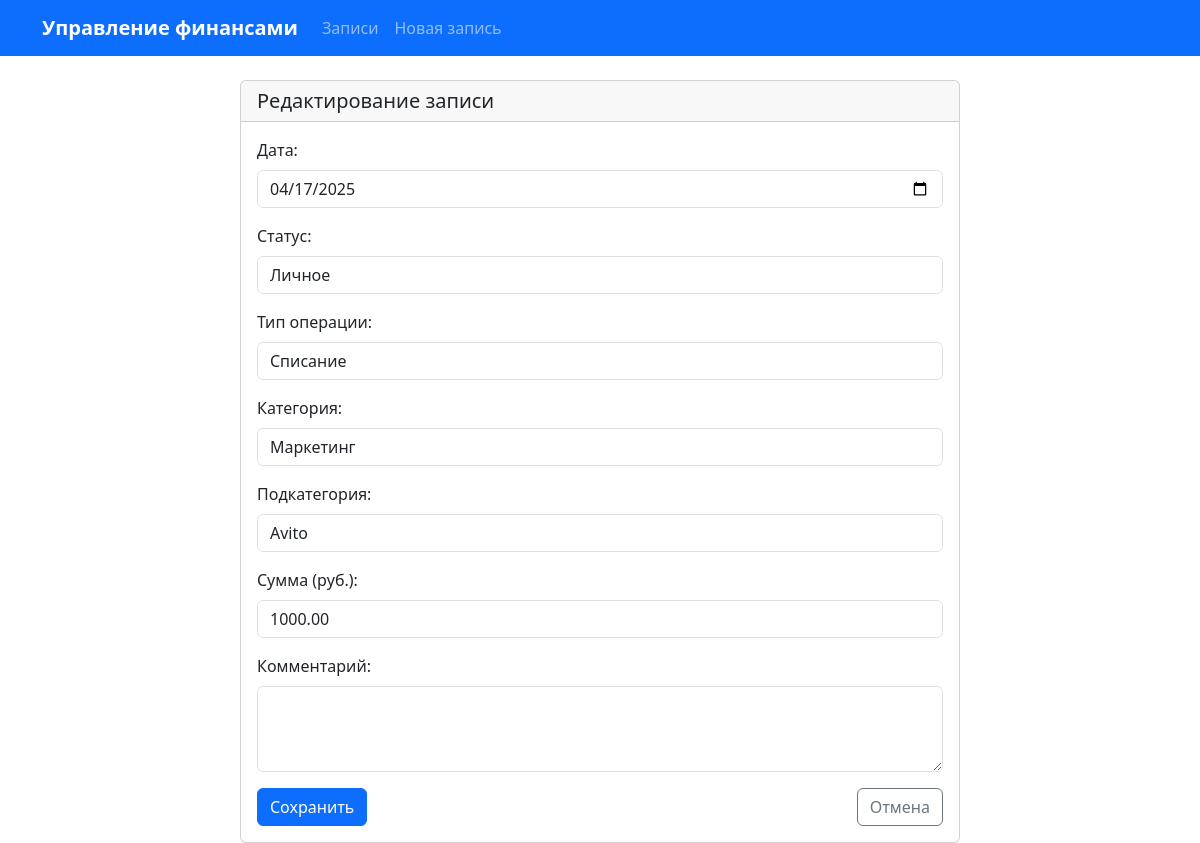
Page /2/update/ on the committed database.
### transactions/models.py (models this page shows, shortened)
class Record(models.Model):
    date = models.DateField(auto_now_add=False)
    status = models.ForeignKey(Status, on_delete=models.SET_NULL, null=True)
    operations_type = models.ForeignKey(Type, on_delete=models.SET_NULL, null=True)
    category = models.ForeignKey(Category, on_delete=models.SET_NULL, null=True)
    subcategory = models.ForeignKey(Subcategory, on_delete=models.SET_NULL, null=True)
    amount = models.DecimalField(max_digits=10, decimal_places=2)
    comment = models.TextField(blank=True, null=True)

### transactions/views.py (the view, shortened to what this page needs)
# urls.py: path('<int:pk>/update/', views.RecordUpdateView.as_view(), name='record_update'),
class RecordUpdateView(UpdateView):
    model = Record
    form_class = RecordForm
    template_name = 'transactions/record_form.html'
    success_url = reverse_lazy('transactions:record_list')
    def get_context_data(self, **kwargs):
        context = super().get_context_data(**kwargs)
        context['statuses'] = Status.objects.all()
        context['types'] = Type.objects.all()
        context['categories'] = Category.objects.all()
        return context

### transactions/models.py (called while the page is built)
    def __str__(self):
        return self.name

    def __str__(self):
        return self.name

    def __str__(self):
        return self.name

    def __str__(self):
        return self.name

### transactions/templates/transactions/record_form.html (shortened to what this page needs)
{% extends 'base.html' %} {% block content %}
<div class="container mt-4">
  <div class="row justify-content-center">
    <div class="col-md-8">
      <div class="card">
        <div class="card-header">
          <h5 class="mb-0">
            {% if form.instance.pk %}Редактирование записи{% else %}Создание
            новой записи{% endif %}
          </h5>
        </div>
        <div class="card-body">
          <form method="post" id="record-form" novalidate>
            <div class="mb-3">
              <label for="{{ form.date.id_for_label }}" class="form-label"
                >Дата:</label>
              {{ form.date }}
            </div>
            <div class="mb-3">
              <label for="{{ form.status.id_for_label }}" class="form-label"
                >Статус:</label>
              {{ form.status }}
            </div>
            <div class="mb-3">
              <label
                for="{{ form.operations_type.id_for_label }}"
                class="form-label"
                >Тип операции:</label>
              {{ form.operations_type }}
            </div>
            <div class="mb-3">
              <label for="{{ form.category.id_for_label }}" class="form-label"
                >Категория:</label>
              {{ form.category }}
            </div>
            <div class="mb-3">
              <label
                for="{{ form.subcategory.id_for_label }}"
                class="form-label"
                >Подкатегория:</label>
              {{ form.subcategory }}
            </div>
            <div class="mb-3">
              <label for="{{ form.amount.id_for_label }}" class="form-label"
                >Сумма (руб.):</label>
              {{ form.amount }}
            </div>
            <div class="mb-3">
              <label for="{{ form.comment.id_for_label }}" class="form-label"
                >Комментарий:</label>
              {{ form.comment }}
            </div>
            <div class="d-flex justify-content-between">
              <button type="submit" class="btn btn-primary">Сохранить</button>
              <a
                href="{% url 'transactions:record_list' %}"
                class="btn btn-outline-secondary"
                >Отмена</a>
            </div>
          </form>
        </div>
      </div>
    </div>
  </div>
</div>
{% endblock %}

### rows in the picture
Record: date "04/17/2025", status "Личное", operations_type "Списание", category "Маркетинг", subcategory "Avito", amount "1000.00"
